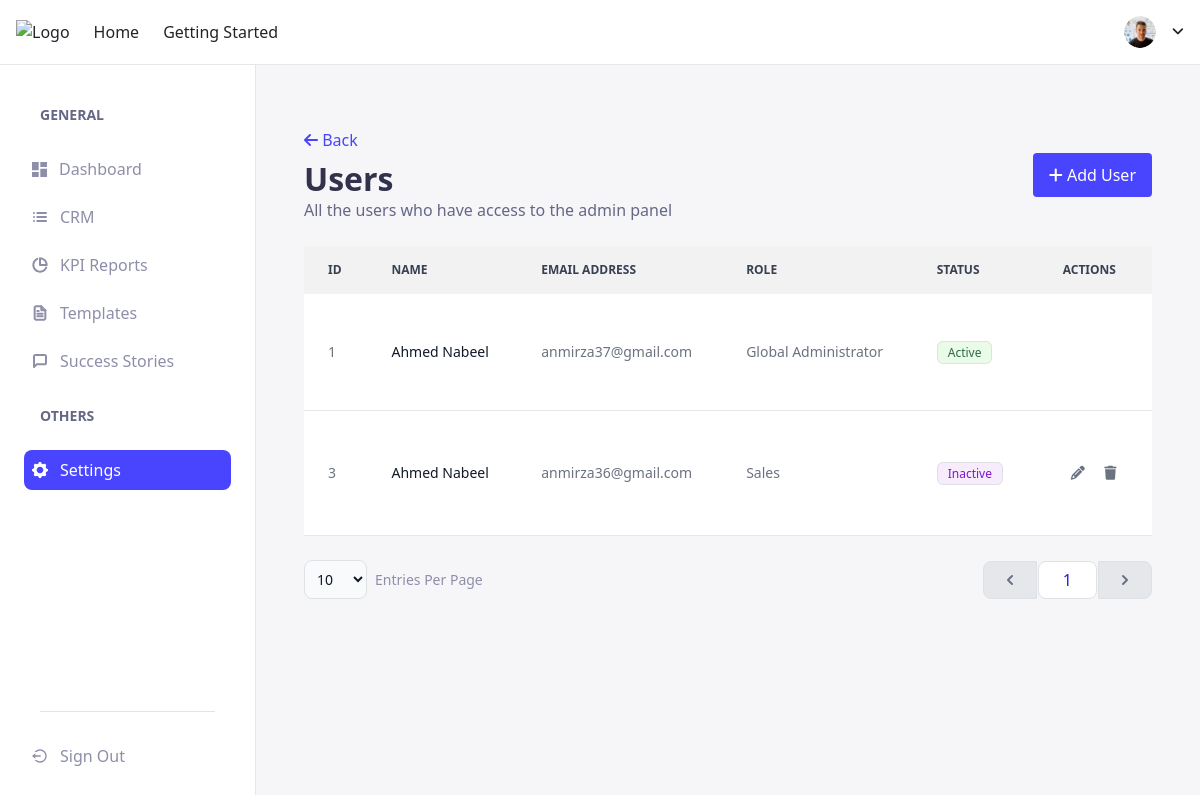
The app's page /settings/users/, older data.
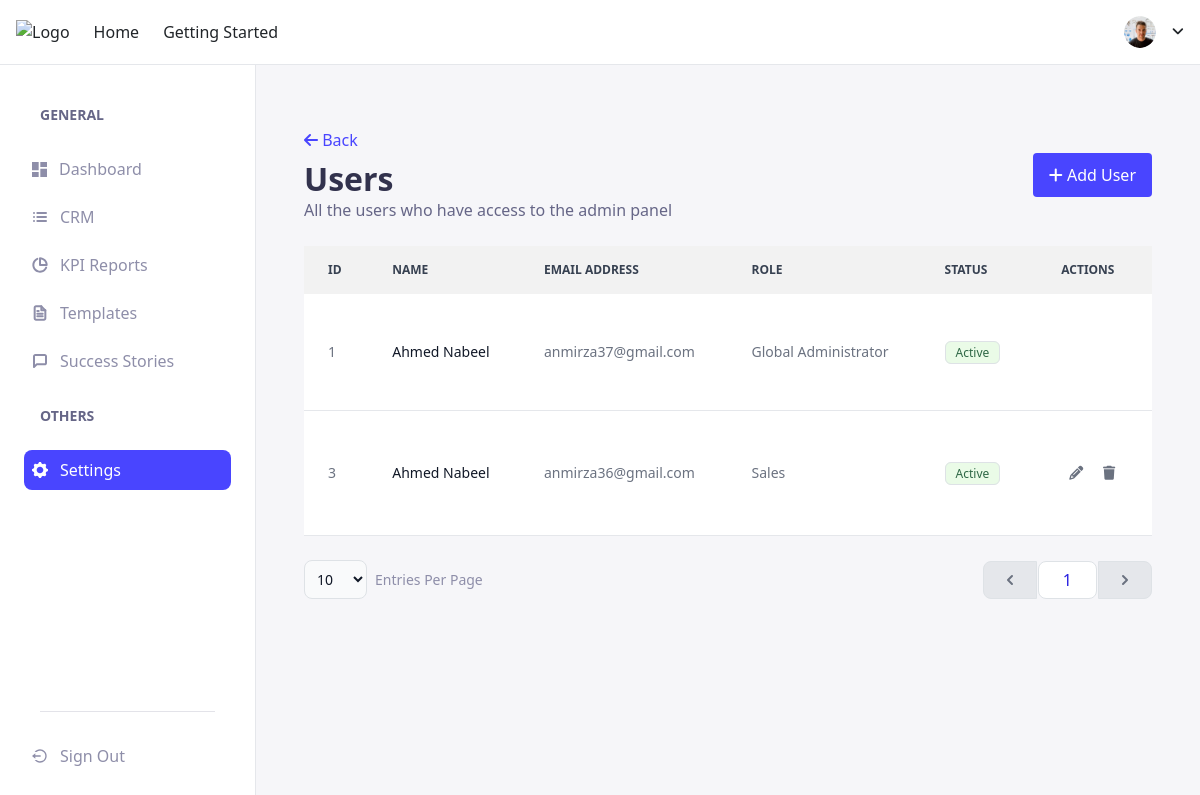
The same page, newer data.
### core/models/custom_user_model.py (models this page shows, shortened)
class UserAccount(AbstractUser, PermissionsMixin):
    email = models.EmailField(max_length=255, unique=True)
    username = models.CharField(
        max_length=255, unique=False, blank=True, null=True)
    first_name = models.CharField(max_length=255, null=False, blank=False)
    last_name = models.CharField(max_length=255, null=False, blank=False)
    role = models.ForeignKey(
        Role, on_delete=models.SET_DEFAULT, default=1, null=False, blank=False)
    objects = UserAccountManager()
    USERNAME_FIELD = 'email'
    EMAIL_FIELD = 'email'
    REQUIRED_FIELDS = ['first_name', 'last_name']

### core/models/roles_models.py (models this page shows, shortened)
class Role(models.Model):
    name = models.CharField(max_length=10,
                            blank=False, null=False)
    description = models.TextField(blank=True, null=True)

### core/views/dashboard_view.py (the view)
# urls.py: path('settings/users/', views.user_listing, name='users'),
def user_listing(request):
    my_model = User.objects.all()
    if request.method == 'POST':
        page_n = request.POST.get('page_n', None)
        page_size = request.POST.get('size', None)
        if page_n is not None and page_size is not None:
            paginatorr = Paginator(my_model, page_size)
            results = list(paginatorr.page(
                page_n).object_list.values('id', 'first_name', 'last_name', 'email', 'role__name', 'role', 'is_active'))
            users = paginatorr.page(page_n)
            has_next = users.has_next()
            has_previous = users.has_previous()
            next_page_number = users.next_page_number() if has_next else None
            num_pages = users.paginator.num_pages
            numbers = users.number
            page_range = list(users.paginator.page_range)
            previous_page_number = users.previous_page_number() if has_previous else None
            context = {
                'has_next': has_next,
                'has_previous': has_previous,
                'next_page_number': next_page_number,
                'num_pages': num_pages,
                'current_page_number': numbers,
                'page_range': page_range,
                'previous_page_number': previous_page_number
            }
        else:
            paginatorr = Paginator(my_model, page_size)
            results = list(paginatorr.page(1).object_list.values(
                'id', 'first_name', 'last_name', 'email', 'role__name', 'role', 'is_active'))
            users = paginatorr.page(1)
            has_next = users.has_next()
            has_previous = users.has_previous()
            next_page_number = users.next_page_number() if has_next else None
            num_pages = users.paginator.num_pages
            numbers = users.number
            page_range = list(users.paginator.page_range)
            previous_page_number = users.previous_page_number() if has_previous else None
            context = {
                'has_next': has_next,
                'has_previous': has_previous,
                'next_page_number': next_page_number,
                'num_pages': num_pages,
                'current_page_number': numbers,
                'page_range': page_range,
                'previous_page_number': previous_page_number
            }
        return JsonResponse({"results": results, 'context': context})
    else:
        number_of_item = 2
        paginatorr = Paginator(my_model, number_of_item)
        first_page = paginatorr.page(1).object_list
        page_range = paginatorr.page_range
        hasPrevios = paginatorr.page(1).has_previous
        hasNext = paginatorr.page(1).has_next
        users = paginatorr.page(1)
        context = {
            'users': users,
            'has_previos': hasPrevios,
            'has_next': hasNext,
            'first_page': first_page,
            'page_range': page_range,
            'page_size': number_of_item
        }
    return render(request, 'users.html', context)

### core/templates/users.html (shortened to what the changed rows need)
{% extends 'base.html' %} {% load static %} {% block title %}Users{% endblock %}
{% block content %}
<div>
  <div class="flex justify-between items-center mb-4">
    <div>
      <h1 class="text-[#32324D] font-[700] text-[32px]">Users</h1>
    </div>
  </div>
  <div class="sm:rounded-lg">
    <table class="w-full text-sm text-left text-gray-500">
      <thead class="text-xs text-gray-700 uppercase bg-[#f2f2f2]">
        <tr>
          <th scope="col" class="px-6 py-3">ID</th>
          <th scope="col" class="px-6 py-3">NAME</th>
          <th scope="col" class="px-6 py-3">EMAIL ADDRESS</th>
          <th scope="col" class="px-6 py-3">ROLE</th>
          <th scope="col" class="px-6 py-3">STATUS</th>
          <th scope="col" class="px-6 py-3">ACTIONS</th>
        </tr>
      </thead>
      <tbody id="userTable">
        {% for i in first_page %}
        <tr class="bg-white border-b">
          <td class="px-6 py-5">{{i.id}}</td>
          <th
            scope="row"
            class="px-6 py-4 font-medium text-gray-900 whitespace-nowrap"
          >
            {{i.first_name}} {{i.last_name}}
          </th>
          <td class="px-6 py-5">{{i.email}}</td>
          <td class="px-6 py-5">{{i.role.name}}</td>
          <td class="px-6 py-5">
            {% if i.is_active %}
            <span
              class="bg-[#EAFBE7] border-[#C6F0C2] border text-[#2F6846] text-xs font-medium mr-2 px-2.5 py-0.5 rounded"
              >Active</span
            >
            {% else %}
            <span
              class="bg-[#F6ECFC] text-[#8312D1] border-[#E0C1F4] border text-xs font-medium mr-2 px-2.5 py-0.5 rounded"
              >Inactive</span
            >
            {% endif %}
          </td>
          <td class="px-6 py-5">
            {% if i.role.name != 'Global Administrator' %}
            <a
              href="{% url 'edit-user' i.id %}"
              class="font-medium rounded-full py-1 px-2"
              ><i class="fa fa-pencil"></i
            ></a>
            <button data-modal-target="{{i.id}}" data-modal-toggle="{{i.id}}" data-modal="{{i.id}}" class="font-medium rounded-full py-1 px-2 hover:text-[#4945FF]"
              ><i class="fa fa-trash"></i
            ></button>
            {% endif %}
          </td>
        </tr>
        {% endfor %}
      </tbody>
    </table>
  </div>
  </div>
</div>
{% endblock %}

Row changes from the older to the newer data that the page shows:
changed UserAccount "anmirza36@gmail.com": is_active "Inactive" → "Active"
